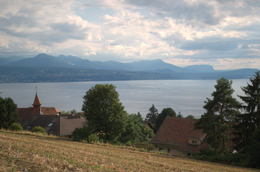
%> input picture demo/example_rgb.tiff, 260 x 172 px, shrunk from 1024 x 676 before the run
$ octave Example.m   (GNU Octave 9; MATLAB toolbox functions it lacks are replaced by stand-ins)
%> lines starting %> are read from the running program, lines starting %| are printed output that depends on the picture
### ColorPreserveFusion.m
%========================================================================
% ColorPreserveFusion, Version 1.0
% Copyright(c) 2020 A.Elliethy, M.Awad
% All Rights Reserved.
%
%----------------------------------------------------------------------
% Permission to use, copy, or modify this software and its documentation
% for educational and research purposes only and without fee is hereby
% granted, provided that this copyright notice and the original authors'
% names appear on all copies and supporting documentation. This program
% shall not be used, rewritten, or adapted as the basis of a commercial
% software or hardware product without first obtaining permission of the
% authors. The authors make no representations about the suitability of
% this software for any purpose. It is provided "as is" without express
% or implied warranty.
%
% The software code is provided "as is" with ABSOLUTELY NO WARRANTY
% expressed or implied. Use at your own risk.
%----------------------------------------------------------------------
%
% This is an implementation of the fusion approach that combines both
% visible (VS) and near-infrared (NIR) images to produce an enhanced
% fused image that contains better scene details and similar colors to
% the VS image. Please refer to the following paper:
%
% M. Awad, A. Elliethy, and H. A. Aly, “Adaptive near-infrared and visible
% fusion for fast image enhancement,” IEEE Trans. Comp. Imaging, pp.1–11,
% Nov. 2019.
%
% Kindly report any suggestions or corrections to the author emails.
%
%----------------------------------------------------------------------
%
% Input : (1) vs_image: the visible RGB colored image being fused.
%         (2) nir_image: the near-infrared grey-scaled image being fused.
%
% Output: (1) fused_image: the enhanced RGB colored fused image.
%
% Default Usage:
%   Given 2 test images vs_im and nir_im, whose default type is uint8
%   and dynamic range is 0-255
%
%   fused_im = ColorPreserveFusion(vs_im, nir_im);
%
% See the results:
%
%   imshow(fused_im)  % Shows the output fused image
%
%========================================================================

function [fused_image] = ColorPreserveFusion(vs_image, nir_image)

    vs_image = im2double(vs_image);
    nir_image = im2double(nir_image);
    N = 5;
    vs_ycbcr = rgb2ycbcr(vs_image);
    vs_lum = vs_ycbcr(:,:,1);
    [LC_ir, max_min_I_ir, max_gr_ir] = LCP(nir_image,N);
    [LC_rgb,  max_min_I_rgb, max_gr_rgb] = LCP(vs_lum,N);
    alpha = 0.5;
    LC_ir_our = (alpha*max_min_I_ir) + ((1-alpha)*max_gr_ir);
    LC_rgb_our = (alpha*max_min_I_rgb) + ((1-alpha)*max_gr_rgb);
    fuse_map = max(0,(LC_ir_our-LC_rgb_our)./LC_ir_our);
    [ro,cl,C] = size(vs_image);
    C_cut = sqrt(log(sqrt(2)))/pi;
    Omega_c = 0.05;
    SIGMA = C_cut/Omega_c;
    RGBNIR_fusion_new = vs_image;
    HSIZE = 19;
    h = fspecial('gaussian',HSIZE,SIGMA);
    g = -h ;
    g (ceil(HSIZE/2),ceil(HSIZE/2)) = g (ceil(HSIZE/2),ceil(HSIZE/2)) + 1;
    nl_ir = imfilter(nir_image,h,'conv','same','replicate');
    nh_ir = nir_image - nl_ir;
    nl_rgb = imfilter(vs_lum,h,'conv','same','replicate');
    nh_rgb = vs_lum - nl_rgb;
    for c = 1:C
        color = vs_image(:,:,c);
        RGBNIR_fusion_new(1:ro,1:cl,c) = color + 1.5.*fuse_map.*nh_ir;
    end
    fused_image = im2uint8(RGBNIR_fusion_new);

end

### LCP.m
%========================================================================
% LCP, Version 1.0
% Copyright(c) 2020 A.Elliethy, M.Awad
% All Rights Reserved.
%
%----------------------------------------------------------------------
% Permission to use, copy, or modify this software and its documentation
% for educational and research purposes only and without fee is hereby
% granted, provided that this copyright notice and the original authors'
% names appear on all copies and supporting documentation. This program
% shall not be used, rewritten, or adapted as the basis of a commercial
% software or hardware product without first obtaining permission of the
% authors. The authors make no representations about the suitability of
% this software for any purpose. It is provided "as is" without express
% or implied warranty.
%
% The software code is provided "as is" with ABSOLUTELY NO WARRANTY
% expressed or implied. Use at your own risk.
%----------------------------------------------------------------------
%
% This is an implementation of the local contrast estimation of an image.
% Please refer to the following paper:
%
% M. Awad, A. Elliethy, and H. A. Aly, “Adaptive near-infrared and visible
% fusion for fast image enhancement,” IEEE Trans. Comp. Imaging, pp.1–11,
% Nov. 2019.
%
% Kindly report any suggestions or corrections to the author emails.
%
%========================================================================

function [LC, max_min_I, max_gr] = LCP(I,N)

    max_fun = @(x) max(x(:));
    max_min_fun = @(x) (max(x(:)) - min(x(:)));
    [height, width, ~] = size(I);
    padSize = floor(N/2);
    imJ = padarray(I, [padSize padSize], 0);
    [Gr_I,Gdir] = imgradient(imJ,'CentralDifference');
    max_gr = nlfilter(abs(Gr_I),[N N],max_fun);
    max_min_I = nlfilter(imJ,[N N],max_min_fun);
    LC = max_gr./(max_min_I+0.1);
    LC = imcrop(LC,[padSize+1 padSize+1 width-1 height-1]);
    max_min_I = imcrop(max_min_I,[padSize+1 padSize+1 width-1 height-1]);
    max_gr = imcrop(max_gr,[padSize+1 padSize+1 width-1 height-1]);

end

### Example.m
clear all;
close all;
clc;

I_VS  = imread('demo/example_rgb.tiff');
%> I_VS is the input picture: size 172x260x3 uint8; mean R, G, B 130.6, 131.4, 127.7
I_NIR = imread('demo/example_nir.tiff');
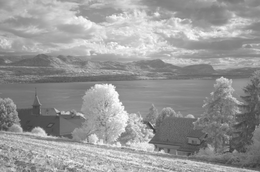
%> input picture demo/example_nir.tiff, 260 x 172 px, shrunk from 1024 x 676 before the run
%> I_NIR is the input picture: size 172x260 uint8; min 54, max 255, mean 152.4

I_Fused = ColorPreserveFusion(I_VS,I_NIR);
%> in ColorPreserveFusion, `vs_ycbcr = rgb2ycbcr(vs_image);`: vs_ycbcr: size 172x260x3 double; mean of channels 1, 2, 3 0.503, 0.496, 0.502
%> call 2 of LCP, with N = 5
%> in LCP (call 2), `[Gr_I,Gdir] = imgradient(imJ,'CentralDifference');`:
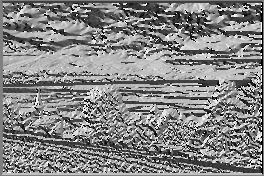
%> Gdir: size 176x264 double; min -180, max 179.9, mean 6.9; drawn with min black and max white
%> in ColorPreserveFusion, `LC_rgb_our = (alpha*max_min_I_rgb) + ((1-alpha)*max_gr_rgb);`:
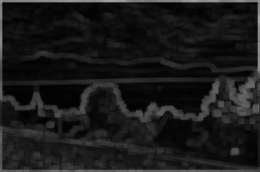
%> LC_rgb_our: size 172x260 double; min 0.00524, max 0.631, mean 0.102
%> in ColorPreserveFusion, `fuse_map = max(0,(LC_ir_our-LC_rgb_our)./LC_ir_our);`:
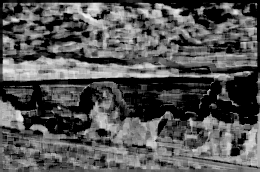
%> fuse_map: size 172x260 double; min 0, max 0.956, mean 0.336
%> in ColorPreserveFusion, `nl_rgb = imfilter(vs_lum,h,'conv','same','replicate');`:
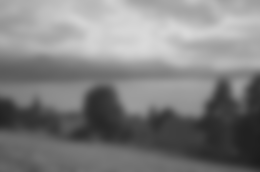
%> nl_rgb: size 172x260 double; min 0.111, max 0.853, mean 0.503
%> in ColorPreserveFusion, `nh_rgb = vs_lum - nl_rgb;`:
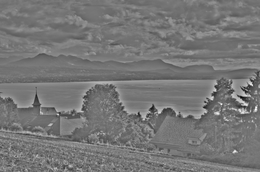
%> nh_rgb: size 172x260 double; min -0.321, max 0.369, mean 1.76e-05; drawn with min black and max white
%> the loop in ColorPreserveFusion, `for c = 1:C` made 3 passes
%> pass 3, in ColorPreserveFusion, `color = vs_image(:,:,c);`:
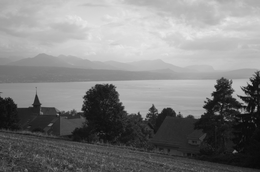
%> color: size 172x260 double; min 0.0314, max 0.918, mean 0.501
%> after the loop in ColorPreserveFusion, `for c = 1:C`: RGBNIR_fusion_new: size 172x260x3 double; mean of channels 1, 2, 3 0.513, 0.516, 0.502
%> in ColorPreserveFusion, `fused_image = im2uint8(RGBNIR_fusion_new);`: fused_image: size 172x260x3 uint8; mean of channels 1, 2, 3 130.8, 131.6, 128

figure, imshow(I_Fused), title('VS-NIR Fused Image');
